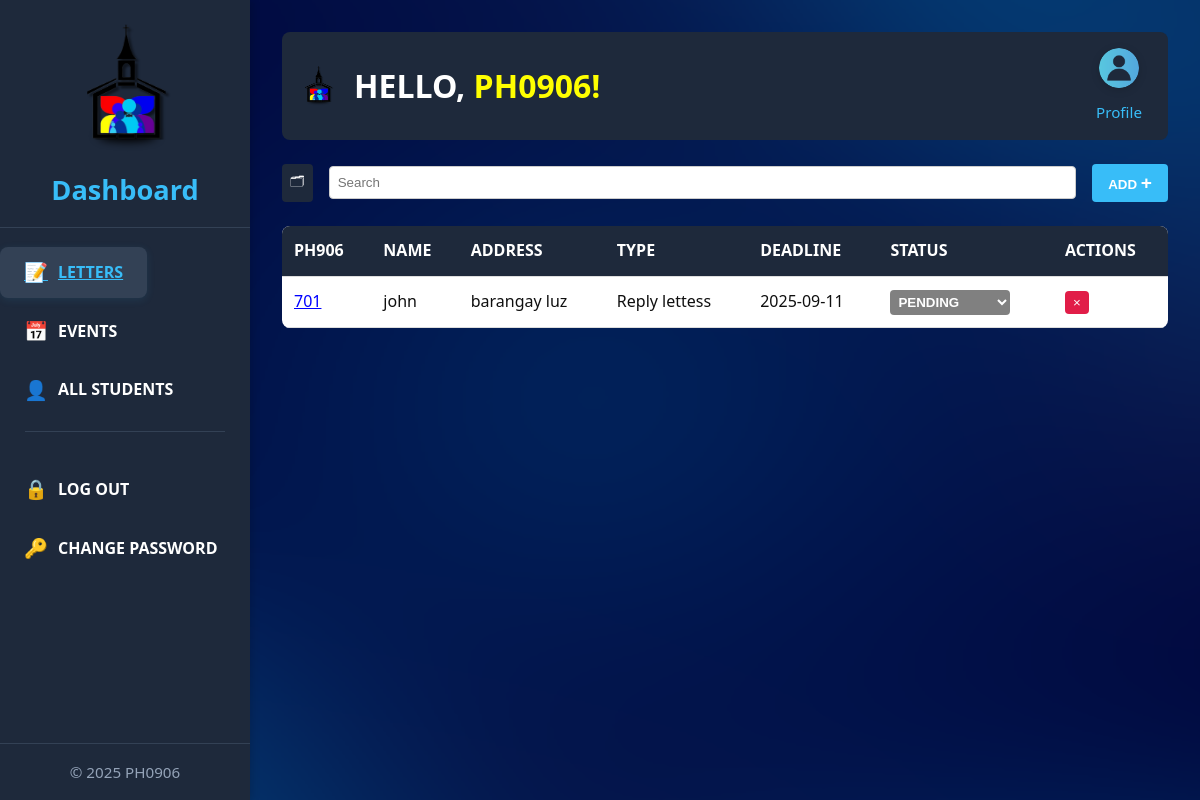
Page /home.php on the earlier database version.
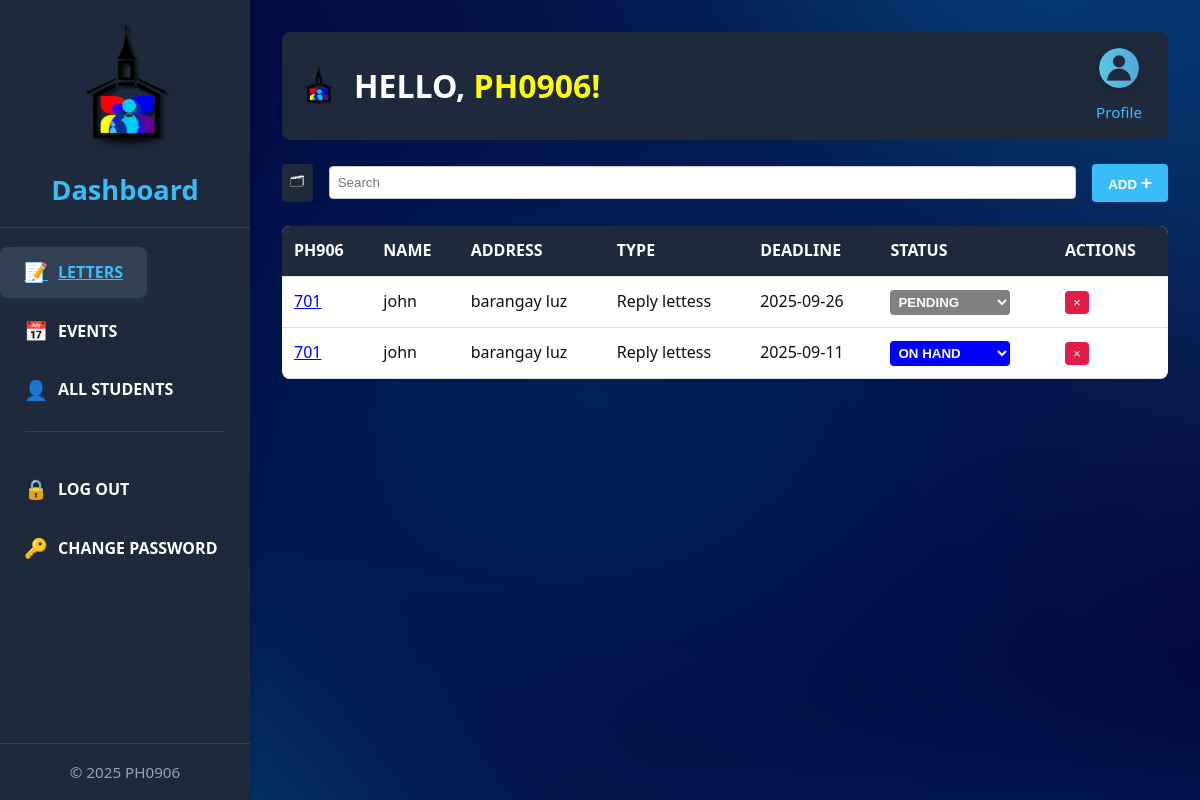
Same page on the later database version.
### tables this page shows
CREATE TABLE `students` (
  `id` int(100) NOT NULL,
  `ph906` varchar(255) NOT NULL,
  `name` varchar(255) NOT NULL,
  `address` varchar(255) NOT NULL,
  `type` varchar(255) NOT NULL,
  `deadline` date NOT NULL,
  `status` varchar(255) NOT NULL
);

### home.php (the view, shortened to what the changed rows need)
<!DOCTYPE html>
<html lang="en">
<head>
  <link rel="stylesheet" href="home.css" />
</head>
<body>
  <div class="sidebar-panel" style="position: fixed; top: 0; left: 0; width: 250px; height: 100%; background: #1e293b; color: white; box-shadow: 2px 0 8px rgba(0,0,0,0.15); display: flex; flex-direction: column; justify-content: space-between; z-index: 1000;">
    <div>
      <div class="sidebar-header" style="padding: 1.5rem 1rem 1rem 1rem; border-bottom: 1px solid #334155; text-align: center;">
        <h2 style="font-size: 1.7rem; color: #38bdf8; margin: 0;">Dashboard</h2>
      </div>
    </div>
  </div>
  <div class="home-container">
    <header class="main-header">
      <div class="header-group">
        <h1>HELLO, <span class="highlight">PH0906!</span></h1>
      </div>
    </header>
    <section class="table-section">
      <table>
        <thead>
          <tr>
            <th>PH906</th>
            <th>NAME</th>
            <th>ADDRESS</th>
            <th>TYPE</th>
            <th>DEADLINE</th>
            <th>STATUS</th>
            <th>ACTIONS</th>
          </tr>
        </thead>
        <tbody id="students-tbody">
        <?php
        include 'db.php';
        $result = $conn->query("SELECT * FROM students ORDER BY id DESC");
        while ($row = $result->fetch_assoc()) {
            $statusColor = '';
            switch ($row['status']) {
                case 'PENDING':
                    $statusColor = 'background-color: gray; color: white;';
                    break;
                case 'ON HAND':
                    $statusColor = 'background-color: blue; color: white;';
                    break;
            }
            echo "<tr>
                <td><a href='studentprofile.php?ph906={$row['ph906']}' style='color: blue; text-decoration: underline;'>{$row['ph906']}</a></td>
                <td>{$row['name']}</td>
                <td>{$row['address']}</td>
                <td>{$row['type']}</td>
                <td>{$row['deadline']}</td>
                <td>
                    <form action='update_status.php' method='post' style='display:inline;'>
                        <input type='hidden' name='id' value='{$row['id']}'>
                        <select name='status' class='status-dropdown' style='{$statusColor}' onchange='this.form.submit()'>
                            <option value='PENDING' " . ($row['status'] === 'PENDING' ? 'selected' : '') . ">PENDING</option>
                            <option value='TURN IN' " . ($row['status'] === 'TURN IN' ? 'selected' : '') . ">TURN IN</option>
                            <option value='ON HAND' " . ($row['status'] === 'ON HAND' ? 'selected' : '') . ">ON HAND</option>
                            <option value='OUTDATED' " . ($row['status'] === 'OUTDATED' ? 'selected' : '') . ">OUTDATED</option>
                            <option value='TURN IN LATE' " . ($row['status'] === 'TURN IN LATE' ? 'selected' : '') . ">TURN IN LATE</option>
                        </select>
                    </form>
                </td>
                <td>
                    <form action='delete_student.php' method='post' style='display:inline;'>
                        <input type='hidden' name='id' value='{$row['id']}'>
                        <button type='submit' class='remove-btn'>&times;</button>
                    </form>
                </td>
            </tr>";
        }
        ?>
        </tbody>
      </table>
    </section>
  </div>
</body>
</html>

Differences in the rows shown:
removed students: ph906 "701", name "john", address "barangay luz", type "Reply lettess", deadline "2025-09-11", status "PENDING"
added students: ph906 "701", name "john", address "barangay luz", type "Reply lettess", deadline "2025-09-26", status "PENDING"
added students: ph906 "701", name "john", address "barangay luz", type "Reply lettess", deadline "2025-09-11", status "ON HAND"
